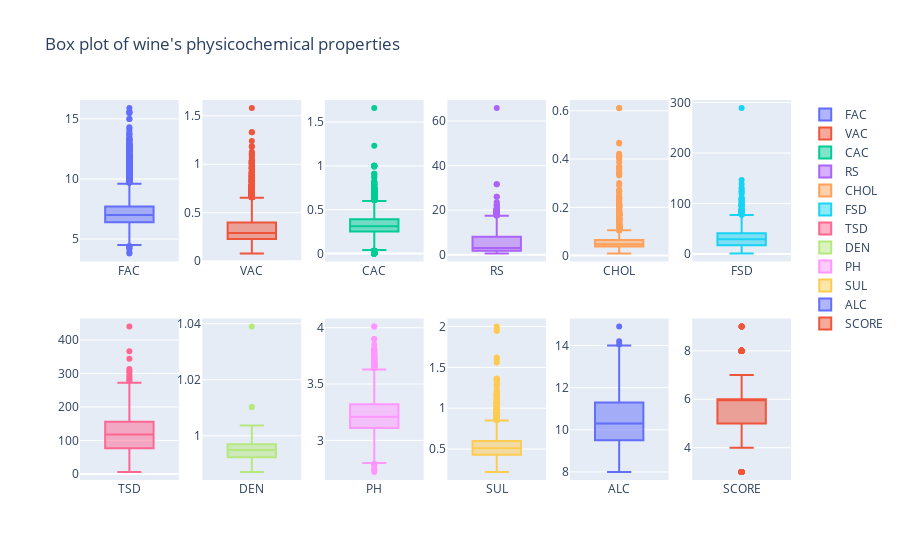

Notebook code for this chart:
### Markdown cell above
### Exploratory Data Analysis

### Code cell
from plotly.subplots import make_subplots

FIG_COLUMN_SIZE = 6

fig = make_subplots(rows=2, cols=FIG_COLUMN_SIZE)
index = 0

for c in df.columns:
     
    if c in ['TYPE']:
        continue
        
    row, col = divmod(index, FIG_COLUMN_SIZE)
    fig.add_trace(go.Box(y=df[c], name=c), row+1, col+1)
    index += 1
    
fig.update_layout(title_text="Box plot of wine's physicochemical properties")

fig.show()

### Figure 1 — Plotly figure (JSON) as saved in the notebook; plotly's stock layout.template omitted (floating-point values rounded to 4 significant figures; data arrays with more than 128 entries replaced by an {"elided": "..."} marker saying what was removed)
{"data": [{"name": "FAC", "type": "box", "xaxis": "x", "y": {"elided": "6497 float values"}, "yaxis": "y"}, {"name": "VAC", "type": "box", "xaxis": "x2", "y": {"elided": "6497 float values"}, "yaxis": "y2"}, {"name": "CAC", "type": "box", "xaxis": "x3", "y": {"elided": "6497 float values"}, "yaxis": "y3"}, {"name": "RS", "type": "box", "xaxis": "x4", "y": {"elided": "6497 float values"}, "yaxis": "y4"}, {"name": "CHOL", "type": "box", "xaxis": "x5", "y": {"elided": "6497 float values"}, "yaxis": "y5"}, {"name": "FSD", "type": "box", "xaxis": "x6", "y": {"elided": "6497 float values"}, "yaxis": "y6"}, {"name": "TSD", "type": "box", "xaxis": "x7", "y": {"elided": "6497 float values"}, "yaxis": "y7"}, {"name": "DEN", "type": "box", "xaxis": "x8", "y": {"elided": "6497 float values"}, "yaxis": "y8"}, {"name": "PH", "type": "box", "xaxis": "x9", "y": {"elided": "6497 float values"}, "yaxis": "y9"}, {"name": "SUL", "type": "box", "xaxis": "x10", "y": {"elided": "6497 float values"}, "yaxis": "y10"}, {"name": "ALC", "type": "box", "xaxis": "x11", "y": {"elided": "6497 float values"}, "yaxis": "y11"}, {"name": "SCORE", "type": "box", "xaxis": "x12", "y": {"elided": "6497 int values"}, "yaxis": "y12"}], "layout": {"title": {"text": "Box plot of wine's physicochemical properties"}, "xaxis": {"anchor": "y", "domain": [0, 0.1389]}, "xaxis10": {"anchor": "y10", "domain": [0.5167, 0.6556]}, "xaxis11": {"anchor": "y11", "domain": [0.6889, 0.8278]}, "xaxis12": {"anchor": "y12", "domain": [0.8611, 1]}, "xaxis2": {"anchor": "y2", "domain": [0.1722, 0.3111]}, "xaxis3": {"anchor": "y3", "domain": [0.3444, 0.4833]}, "xaxis4": {"anchor": "y4", "domain": [0.5167, 0.6556]}, "xaxis5": {"anchor": "y5", "domain": [0.6889, 0.8278]}, "xaxis6": {"anchor": "y6", "domain": [0.8611, 1]}, "xaxis7": {"anchor": "y7", "domain": [0, 0.1389]}, "xaxis8": {"anchor": "y8", "domain": [0.1722, 0.3111]}, "xaxis9": {"anchor": "y9", "domain": [0.3444, 0.4833]}, "yaxis": {"anchor": "x", "domain": [0.575, 1]}, "yaxis10": {"anchor": "x10", "domain": [0, 0.425]}, "yaxis11": {"anchor": "x11", "domain": [0, 0.425]}, "yaxis12": {"anchor": "x12", "domain": [0, 0.425]}, "yaxis2": {"anchor": "x2", "domain": [0.575, 1]}, "yaxis3": {"anchor": "x3", "domain": [0.575, 1]}, "yaxis4": {"anchor": "x4", "domain": [0.575, 1]}, "yaxis5": {"anchor": "x5", "domain": [0.575, 1]}, "yaxis6": {"anchor": "x6", "domain": [0.575, 1]}, "yaxis7": {"anchor": "x7", "domain": [0, 0.425]}, "yaxis8": {"anchor": "x8", "domain": [0, 0.425]}, "yaxis9": {"anchor": "x9", "domain": [0, 0.425]}}}
